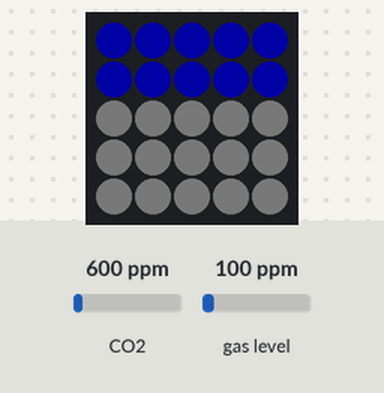
Recording of a sketch running on a simulated ESP32. On the bench: 5×5 RGB LED matrix (first LED top left, wired row by row). The test bench sets the inputs (shaded band); at power-on: CO2 600 ppm, gas level 100 ppm. Dim RGB values are drawn brighter than linear; what the sketch prints to the serial monitor is not drawn.

Above: at 1.2 s.
1.3 s: CO2 set to 2948 ppm
At 2.0 s:
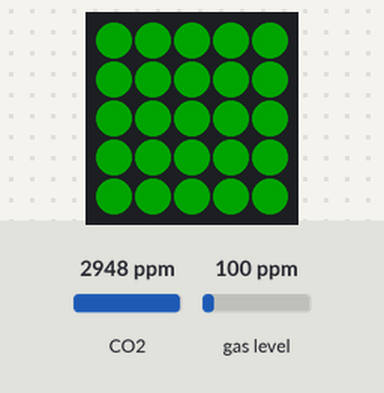
4.3 s: CO2 set to 452 ppm
At 5.4 s:
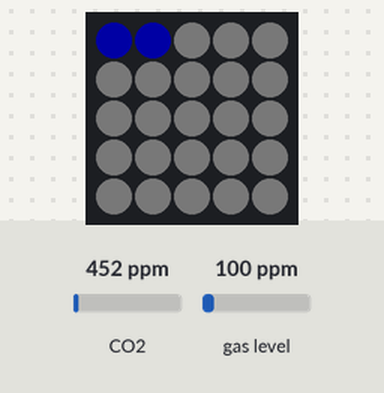
7.3 s: CO2 set to 1050 ppm
At 8.6 s:
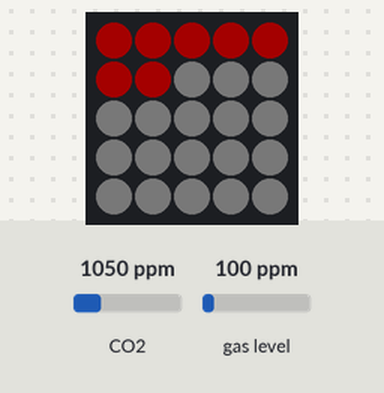
10.3 s: CO2 set to 1700 ppm
At 11.4 s:
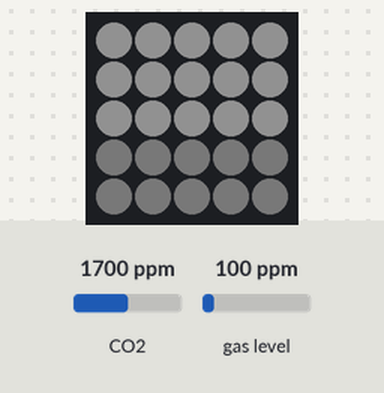
13.3 s: CO2 set to 2350 ppm
At 14.5 s:
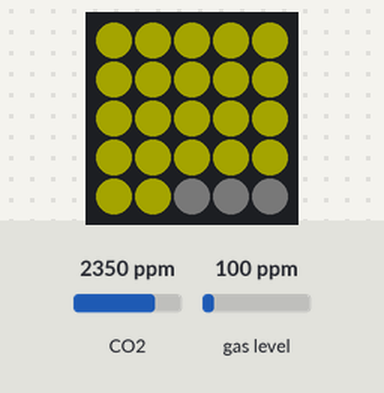
14.8 s: CO2 set to 2426 ppm
At 15.5 s:
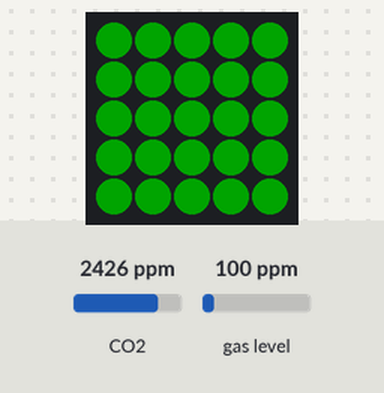
Timing chart, 0 to 17.8 s (numbered marks = the images above; inputs shaded):
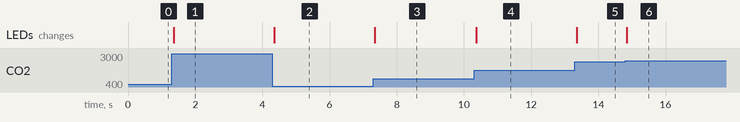

Measured:
- after the input at 1.3 s, the LEDs: change after 0.06 s (image 1)
- after the input at 4.3 s, the LEDs: change after 0.06 s (image 2)
- after the input at 7.3 s, the LEDs: change after 0.05 s (image 3)
- after the input at 10.3 s, the LEDs: change after 0.07 s (image 4)
- after the input at 13.3 s, the LEDs: change after 0.06 s (image 5)
- after the input at 14.8 s, the LEDs: change after 0.05 s (image 6)

The sketch:

Atom_CO2_CCS811.ino
```cpp
// M5Atomで、CCS811のセンサーの値を取得する
// Original M5StickC Ver Programed by Kazuyuki Eguchi
// Modifi Version by Rasen Kagurazaka

//#include <M5StickC.h>
#include "M5Atom.h"
#include <Wire.h>
#include "SparkFunCCS811.h"

#define CCS811_ADDR 0x5B //Default I2C Address

#define WHITE 0x707070
#define GREEN 0xf00000
#define RED   0x00f000
#define BLUE  0x0000f0
#define YELLOW  0xf0f000
#define BLACK 0x0

CCS811 myCCS811(CCS811_ADDR);

void setup() {
  M5.begin(true, false, true);
  //M5.begin();

  Wire.begin(22,19);  // SDA-G22,SCL-G19

  if (myCCS811.begin() == false)
  {
    Serial.print("CCS811 error. Please check wiring. Freezing...");
    while (1)
      ;
  }
  Serial.println("CCS811 START");
}

void loop() {
  if (myCCS811.dataAvailable()) {


    myCCS811.readAlgorithmResults();
    uint16_t co2 = myCCS811.getCO2();
    uint16_t tvoc = myCCS811.getTVOC();

    uint16_t c = 400;

    unsigned long sec = millis() / 1000;

//    unsigned long colr = WHITE;

    if(sec >= 1200) {
      for(int i=0;i<26;i++) M5.dis.drawpix(i, BLACK);
    } else {
      //起動後20分間は精度が出ないので背景を薄い色で
      for(int i=0;i<26;i++) M5.dis.drawpix(i, 0x101010); //薄い色で塗りつぶし 点滅に見える……
      Serial.println("ageing now..");
    }

    // 400ppmから＋500刻みで、青、緑、白、黄、赤と変化するバーグラフかなり適当版
    if(co2>400 && co2<900){
      c = co2 - 400;
      c = int(c/2);
      c = int(c/10);
      for(int i=0;i<c;i++) M5.dis.drawpix(i, BLUE);
    }

    if(co2>900 && co2<1400){
      c = co2 - 900;
      c = int(c/2);
      c = int(c/10);
      for(int i=0;i<c;i++) M5.dis.drawpix(i, GREEN);
    }

    if(co2>1400 && co2<1900){
      c = co2 - 1400;
      c = int(c/2);
      c = int(c/10);
      for(int i=0;i<c;i++) M5.dis.drawpix(i, WHITE);
    }

    if(co2>1900 && co2<2400){
      c = co2 - 1900;
      c = int(c/2);
      c = int(c/10);
      for(int i=0;i<c;i++) M5.dis.drawpix(i, YELLOW);
    }

    if(co2>2400){
      c = co2 - 900;
      c = int(c/2);
      c = int(c/10);
      for(int i=0;i<c;i++) M5.dis.drawpix(i, RED);
    }


    //Serial.print (ArduinoIDE シリアルプロッタ対応)
    Serial.println("CCS811 data:");
    Serial.print("CO2(ppm):");
    Serial.print(co2);
    Serial.print(",");
    Serial.print("TVOC(ppb):");
    Serial.print(tvoc);
    Serial.print(",sec:");
    Serial.print(sec);
    Serial.println("");
  }

  delay(10);
}
```
